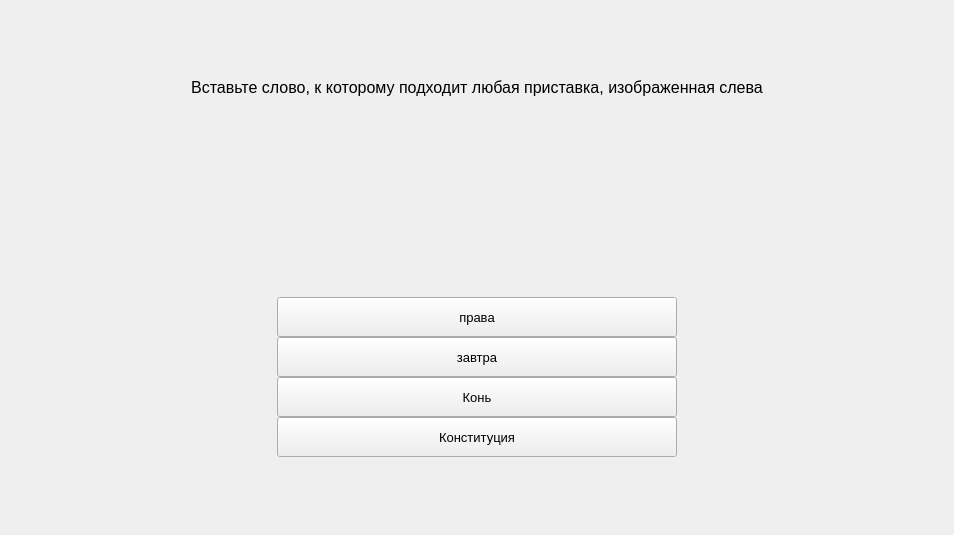
      <widget class="QWidget" name="page_15">
       <layout class="QGridLayout" name="gridLayout_29">
        <item row="0" column="0">
         <widget class="QWidget" name="widget_15" native="true">
          <layout class="QGridLayout" name="gridLayout_30">
           <property name="leftMargin">
            <number>0</number>
           </property>
           <property name="topMargin">
            <number>0</number>
           </property>
           <property name="rightMargin">
            <number>0</number>
           </property>
           <property name="bottomMargin">
            <number>0</number>
           </property>
           <property name="spacing">
            <number>0</number>
           </property>
           <item row="0" column="2">
            <spacer name="verticalSpacer_36">
             <property name="orientation">
              <enum>Qt::Vertical</enum>
             </property>
             <property name="sizeHint" stdset="0">
              <size>
               <width>20</width>
               <height>67</height>
              </size>
             </property>
            </spacer>
           </item>
           <item row="1" column="0" colspan="4">
            <widget class="QLabel" name="label_25">
             <property name="font">
              <font>
               <pointsize>12</pointsize>
              </font>
             </property>
             <property name="text">
              <string>Вставьте слово, к которому подходит любая приставка, изображенная слева</string>
             </property>
             <property name="alignment">
              <set>Qt::AlignCenter</set>
             </property>
            </widget>
           </item>
           <item row="2" column="1" colspan="2">
            <widget class="QLabel" name="label_24">
             <property name="minimumSize">
              <size>
               <width>400</width>
               <height>200</height>
              </size>
             </property>
             <property name="styleSheet">
              <string notr="true">image: url(:/newPrefix11/Vopros-14.jpeg);
</string>
             </property>
             <property name="text">
              <string/>
             </property>
            </widget>
           </item>
           <item row="3" column="1" colspan="2">
            <widget class="QPushButton" name="pushButton_47">
             <property name="minimumSize">
              <size>
               <width>0</width>
               <height>40</height>
              </size>
             </property>
             <property name="font">
              <font>
               <pointsize>10</pointsize>
              </font>
             </property>
             <property name="text">
              <string>права</string>
             </property>
            </widget>
           </item>
           <item row="4" column="0">
            <spacer name="horizontalSpacer_29">
             <property name="orientation">
              <enum>Qt::Horizontal</enum>
             </property>
             <property name="sizeHint" stdset="0">
              <size>
               <width>182</width>
               <height>20</height>
              </size>
             </property>
            </spacer>
           </item>
           <item row="4" column="1" colspan="2">
            <widget class="QPushButton" name="pushButton_48">
             <property name="minimumSize">
              <size>
               <width>0</width>
               <height>40</height>
              </size>
             </property>
             <property name="font">
              <font>
               <pointsize>10</pointsize>
              </font>
             </property>
             <property name="text">
              <string>завтра</string>
             </property>
            </widget>
           </item>
           <item row="4" column="3">
            <spacer name="horizontalSpacer_30">
             <property name="orientation">
              <enum>Qt::Horizontal</enum>
             </property>
             <property name="sizeHint" stdset="0">
              <size>
               <width>181</width>
               <height>20</height>
              </size>
             </property>
            </spacer>
           </item>
           <item row="5" column="1" colspan="2">
            <widget class="QPushButton" name="pushButton_49">
             <property name="minimumSize">
              <size>
               <width>0</width>
               <height>40</height>
              </size>
             </property>
             <property name="font">
              <font>
               <pointsize>10</pointsize>
              </font>
             </property>
             <property name="text">
              <string>Конь</string>
             </property>
            </widget>
           </item>
           <item row="6" column="1" colspan="2">
            <widget class="QPushButton" name="pushButton_50">
             <property name="minimumSize">
              <size>
               <width>0</width>
               <height>40</height>
              </size>
             </property>
             <property name="font">
              <font>
               <pointsize>10</pointsize>
              </font>
             </property>
             <property name="text">
              <string>Конституция</string>
             </property>
            </widget>
           </item>
           <item row="7" column="1">
            <spacer name="verticalSpacer_37">
             <property name="orientation">
              <enum>Qt::Vertical</enum>
             </property>
             <property name="sizeHint" stdset="0">
              <size>
               <width>20</width>
               <height>67</height>
              </size>
             </property>
            </spacer>
           </item>
          </layout>
         </widget>
        </item>
       </layout>
      </widget>
